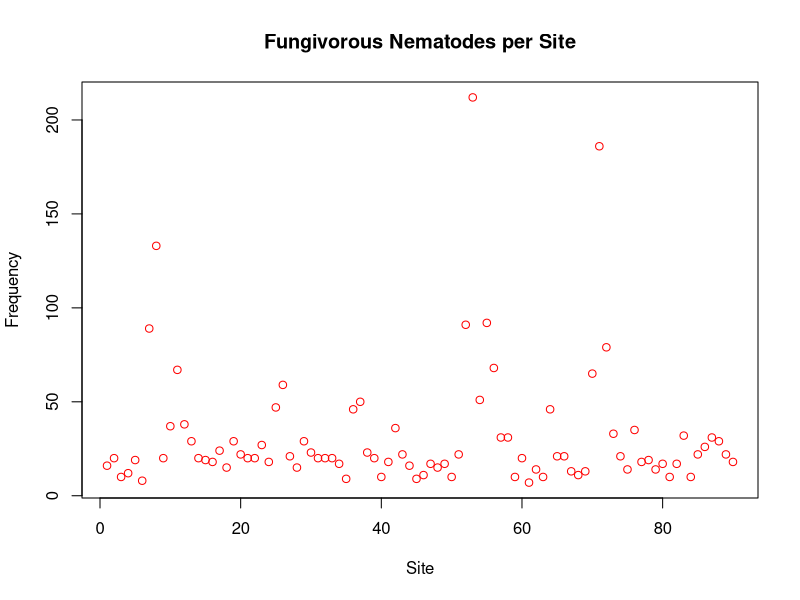

Generate this figure with R:
nematode <- read.csv("nematode.csv")

fungivorous <- nematode$Fungivorous

plot(nematode$Fungivorous, 
     breaks = 15,
     col = "red", 
     xlab = "Site",
     ylab = "Frequency",
     main = "Fungivorous Nematodes per Site")
